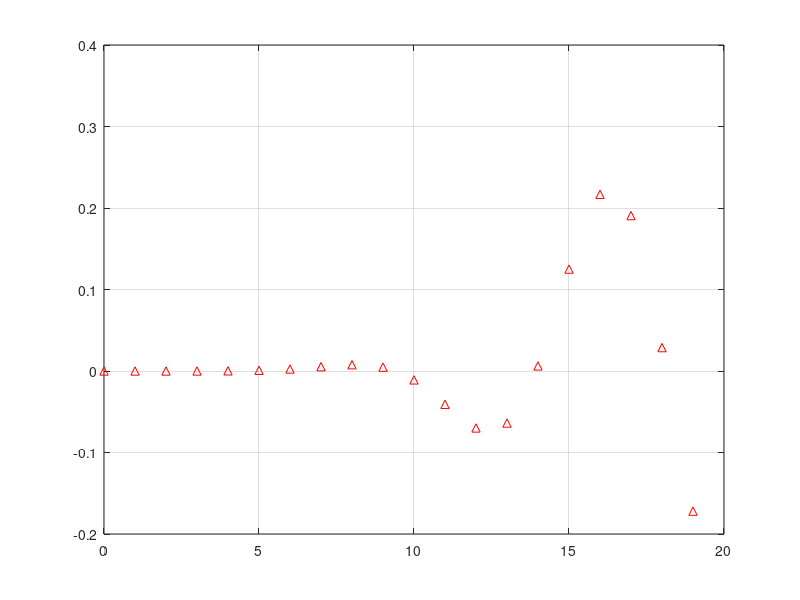
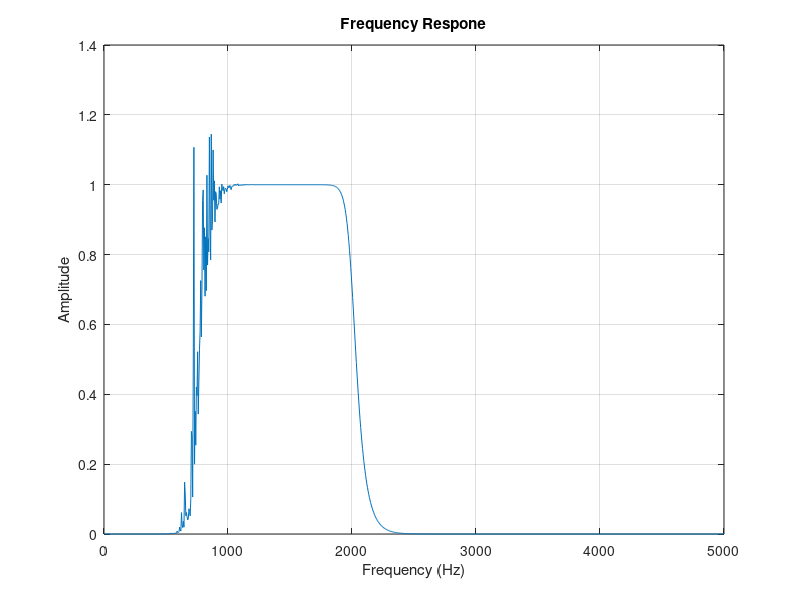

Source code (MATLAB) for these figures, in order:
%problem (1)
% Infinite impluse filter (IIR)  => order =4
%===========================================
Fs = 10000;
%n = 4;
% filter order ==============> ( isstable(b,a) = 1 )
    %--------- Stable -------------
%[b ,a] = butter(n ,[200 2000]/ (Fs/2) ,'bandpass');

%figure; impz( b ,a ,20 );grid;
%f = (0 : 0.001 :1)* Fs/2;
%H = freqz (b,a,f,Fs);
%figure;plot(f , abs(H) );
%xlabel('Frequency (Hz)')
%ylabel('Amplitude')
%title('Frequency Respone')
%grid

    %infinite impluse filter (IIR) => order =21
%===========================================
n = 21 ; % filter order ==============> ( isstable(b,a) = 0 )

[d ,c] = butter(n ,[200 2000]/ (Fs/2) ,'bandpass');
    %--------- Unstable -------------
figure;
impz( d ,c ,20 );grid on;
f = (0 : 0.001 :1)* Fs/2;
H = freqz (d,c,f,Fs);
figure;
plot(f , abs(H) );
xlabel('Frequency (Hz)');
ylabel('Amplitude');
title('Frequency Respone');
grid
